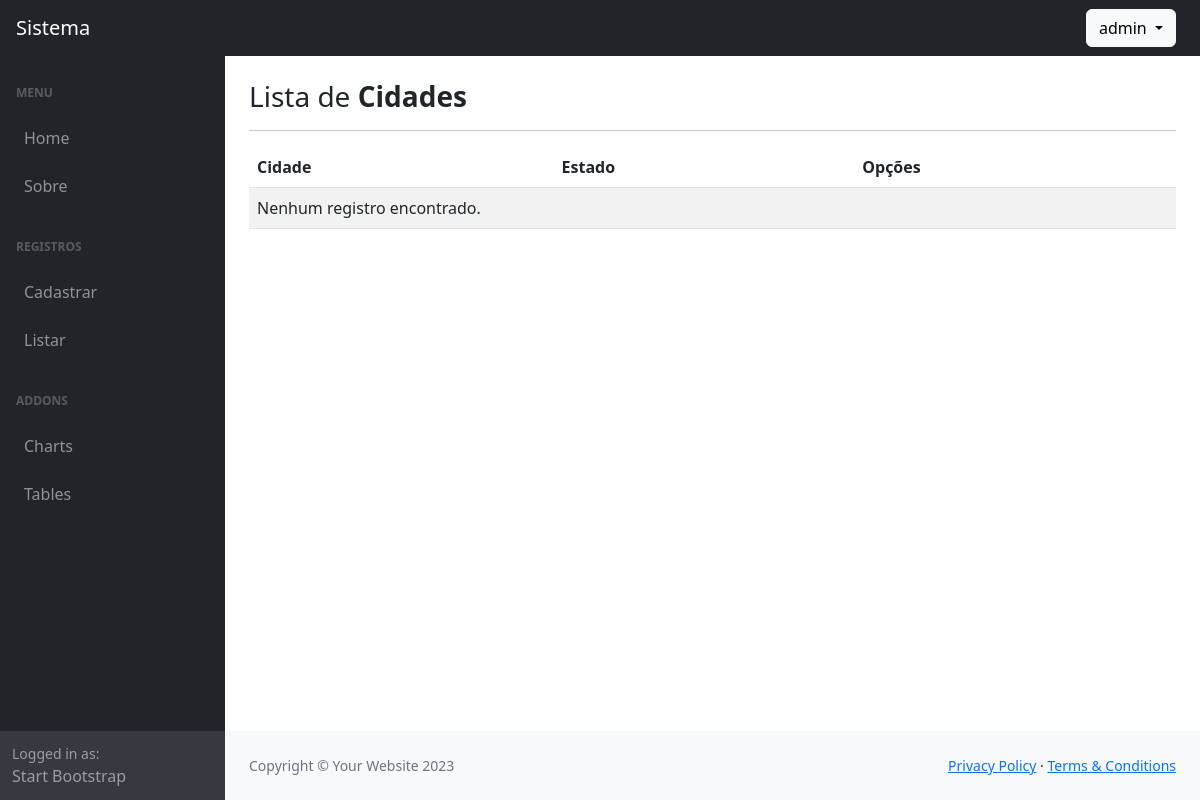
The page /listar/cidades/ (signed in) on the database as committed earlier.
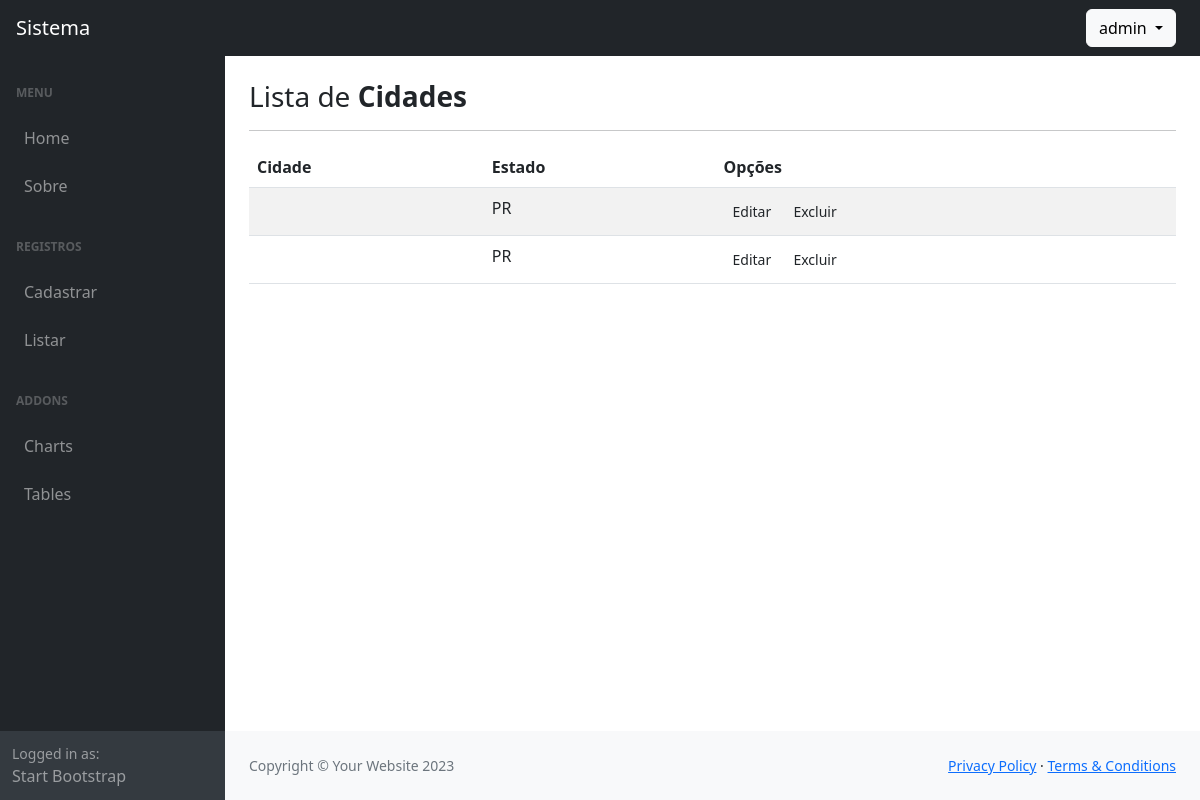
The same page on the database as committed later.
### usuarios/models.py (models this page shows)
class CustomUser(AbstractUser):
    bio = models.TextField(blank=True)
    birth_date = models.DateField(null=True, blank=True)
    def __str__(self):
        return self.username

### cadastros/models.py (models this page shows, shortened)
class Cidade(models.Model):
    name = models.CharField(max_length=100)
    estado = models.CharField(max_length=2)
    user = models.ForeignKey(settings.AUTH_USER_MODEL, on_delete=models.CASCADE)
    class Meta:
        ordering = ["name", "estado"]

### cadastros/views.py (the view)
# urls.py: path('listar/cidades/', CidadeList.as_view(), name='listar-cidades'),
class CidadeList(GroupRequiredMixin, LoginRequiredMixin, SuccessMessageMixin, ListView):
    model = Cidade
    template_name = 'cadastros/list/cidade.html'
    group_required = ["Administrador", "Editor"]
    def get_queryset(self):
        return super().get_queryset().filter(user=self.request.user)

### cadastros/templates/cadastros/list/cidade.html
{% extends "paginas/modelo.html" %}
{% block conteudo %}
<h3>
    Lista de <b>Cidades</b>
</h3>
<hr>
<table class="table table-striped">
    <thead>
        <th>Cidade</th>
        <th>Estado</th>
        <th>Opções</th>
    </thead>
   <tbody>
    {% for object in object_list %}
    <tr>
        <td>{{object.nome}}</td>
        <td>{{object.estado}}</td>
        <td>
        <a href="{% url 'editar-cidade' object.pk %}" class="btn btn-sm btn-out">
            Editar
        </a>
        <a href="{% url 'editar-cidade' object.pk %}" class="btn btn-sm btn-out">
            Excluir
        </a>
    {% empty %}
        <tr>
            <td colspan="3">Nenhum registro encontrado.</td>
        </tr>
    {% endfor %}
   </tbody>
</table>
{% endblock %}

### paginas/templates/paginas/modelo.html (shortened to what this page needs)
{% load static %}
<!DOCTYPE html>
<html lang="pt-br">
<head>
    <link href="https://cdn.jsdelivr.net/npm/simple-datatables@7.1.2/dist/style.min.css" rel="stylesheet" />
    <link href="{% static 'css/styles.css' %}" rel="stylesheet" />
    <link rel="stylesheet" href="https://cdn.jsdelivr.net/npm/bootstrap-icons@1.11.3/font/bootstrap-icons.min.css">
</head>
<body class="sb-nav-fixed">
    {% block menu_superior %}
    <nav class="sb-topnav navbar navbar-expand navbar-dark bg-dark">
        <a class="navbar-brand ps-3" href="{% url 'index' %}">Sistema</a>
        <button class="btn btn-link btn-sm order-1 order-lg-0 me-4 me-lg-0" id="sidebarToggle" href="#!"></button>
        {% if request.user.is_authenticated %}
        <ul class="navbar-nav ms-auto me-md-0 me-3 me-lg-4">
            <li class="nav-item dropdown">
                <a class="btn btn-light dropdown-toggle" id="navbarDropdown" href="#" role="button"
                    data-bs-toggle="dropdown" aria-expanded="false">
                    {{ request.user }}
                </a>
            </li>
        </ul>
        {% else %}
        <a href="{% url 'login' %}" class="btn btn-light ms-auto me-3">
            Entrar
        </a>
        {% endif %}
    </nav>
    {% endblock %}
    <div id="layoutSidenav">
        {% block menu_lateral %}
        <div id="layoutSidenav_nav">
            <nav class="sb-sidenav accordion sb-sidenav-dark" id="sidenavAccordion">
                <div class="sb-sidenav-menu">
                    <div class="nav">
                        <div class="sb-sidenav-menu-heading">Menu</div>
                        <a class="nav-link" href="{% url 'index' %}">
                            Home
                        </a>
                        <a class="nav-link" href="{% url 'sobre' %}">
                            Sobre
                        </a>
                        {% if request.user.is_authenticated %}
                        <div class="sb-sidenav-menu-heading">Registros</div>
                        <a class="nav-link collapsed" href="#" data-bs-toggle="collapse"
                            data-bs-target="#collapseCadastrar" aria-expanded="false" aria-controls="collapseLayouts">
                            Cadastrar
                        </a>
                        <a class="nav-link collapsed" href="#" data-bs-toggle="collapse"
                            data-bs-target="#collapseListar" aria-expanded="false" aria-controls="collapseLayouts">
                            Listar
                        </a>
                        {% endif %}
                        <div class="sb-sidenav-menu-heading">Addons</div>
                        <a class="nav-link" href="charts.html">
                            Charts
                        </a>
                        <a class="nav-link" href="tables.html">
                            Tables
                        </a>
                    </div>
                </div>
                <div class="sb-sidenav-footer">
                    <div class="small">Logged in as:</div>
                    Start Bootstrap
                </div>
            </nav>
        </div>
        {% endblock %}
        <div id="layoutSidenav_content">
            <main>
                <div class="container-fluid px-4">
                    <br>
                    {% block conteudo %}{% endblock %}
                </div>
            </main>
            {% block rodape %}
            <footer class="py-4 bg-light mt-auto">
                <div class="container-fluid px-4">
                    <div class="d-flex align-items-center justify-content-between small">
                        <div class="text-muted">Copyright &copy; Your Website 2023</div>
                        <div>
                            <a href="#">Privacy Policy</a>
                            &middot;
                            <a href="#">Terms &amp; Conditions</a>
                        </div>
                    </div>
                </div>
            </footer>
            {% endblock %}
        </div>
    </div>
</body>
</html>

Rows that differ between the two databases and show on the page:
added Cidade: estado "PR"
added Cidade: estado "PR"
Other text that changed with them:
text no longer shown: "Nenhum registro encontrado."
